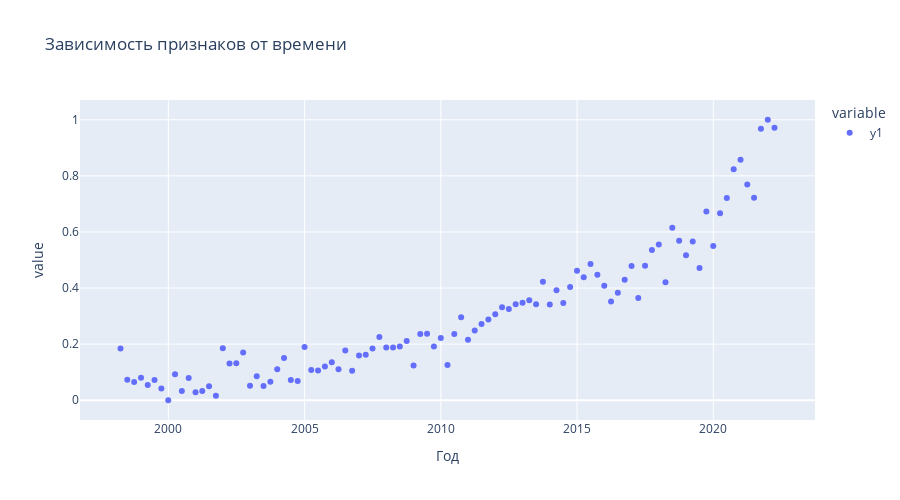

Here is the notebook cell this chart was saved with:
### Code cell
noise = np.random.normal(0, .06, data.shape)
noisy_data = data + noise
data = noisy_data
data = data.apply(lambda x: (x - x.min()) / (x.max() - x.min()))
px.scatter(data['y1'], title="Зависимость признаков от времени", height=500)
